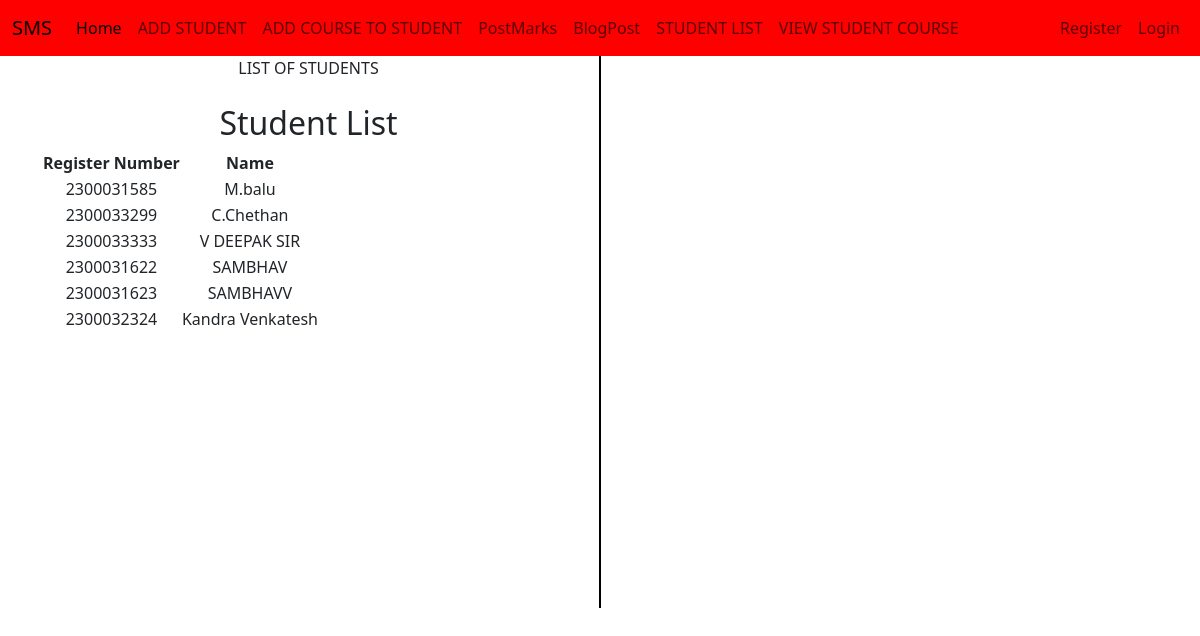
The page /student_list/ on the database its author committed.
### adminapp/models.py (models this page shows, shortened)
class StudentList(models.Model):
    Register_Number = models.CharField(max_length=20, unique=True)
    Name = models.CharField(max_length=100)
    user = models.OneToOneField(User, on_delete=models.CASCADE, null=True)

### adminapp/views.py (the view)
# urls.py: path('student_list/',views.student_list,name='student_list'),
def student_list(request):
        students = StudentList.objects.all()
        return render(request, 'adminapp/student_list.html', {'students': students})

### templates/adminapp/student_list.html (shortened to what this page needs)
{% extends 'Navbar/FacultyNavbar.html' %}
{% load static %}
{% block body %}
<div class="container text-center">
  <div class="row">
    <div class="col">
      LIST OF STUDENTS
        <br><br>
            <h2>Student List</h2>
<table>
    <tr>
        <th>Register Number</th>
        <th>Name</th>
    </tr>
    {% for student in students %}
    <tr>
        <td>{{ student.Register_Number }}</td>
        <td>{{ student.Name }}</td>
    </tr>
    {% endfor %}
</table>
    </div>
      <br><br><br><br><br><br><br><br><br><br><br><br><br><br><br><br>
      <br><br><br><br><br><br><br>
       <div class="col-auto d-flex align-items-center">
      <div style="border-left: 2px solid black; height: 100%;"></div>
    </div>
    <div class="col">
        <br><br>
    </div>
  </div>
</div>
{% endblock %}

### templates/navbar/FacultyNavbar.html (shortened to what this page needs)
<!DOCTYPE html>
<html lang="en">
<head>
    <link href="https://cdn.jsdelivr.net/npm/bootstrap@5.3.3/dist/css/bootstrap.min.css" rel="stylesheet">
</head>
<body>
<nav class="navbar navbar-expand-lg navbar-red">
  <div class="container-fluid">
    <a class="navbar-brand" href="{% url 'projecthomepage' %}">SMS</a>
    <div class="collapse navbar-collapse" id="navbarNavDropdown">
      <ul class="navbar-nav">
        <li class="nav-item">
          <a class="nav-link active" aria-current="page" href="#">Home</a>
        </li>
        <li class="nav-item">
          <a class="nav-link" href="{% url 'add_student' %}">ADD STUDENT</a>
        </li>
                  <li class="nav-item">
          <a class="nav-link" href="{% url 'facultyapp:add_course' %}">ADD COURSE TO STUDENT</a>
        </li>
                    <li class="nav-item">
          <a class="nav-link" href="{% url 'facultyapp:post_marks' %}">PostMarks</a>
        </li>
          <li class="nav-item">
          <a class="nav-link" href="{% url 'facultyapp:add_blog' %}">BlogPost</a>
        </li>
        <li class="nav-item">
          <a class="nav-link" href="{% url 'student_list' %}">STUDENT LIST</a>
                  <li class="nav-item">
          <a class="nav-link" href="{% url 'facultyapp:view_student_list' %}"> VIEW STUDENT COURSE</a>
      </ul>
      <ul  class="navbar-nav ms-auto">
<li>
        {% if user.is_authenticated %}
        <li class="nav-item">
        <span class="nav-link">Welcome, {{ user.username }}</span>
    </li>
          <li class="nav-item">
          <a class="nav-link" href="{% url 'logout' %}">Logout</a>
          </li>
        {% else %}
                <li class="nav-item">
          <a class="nav-link" href="{% url 'UserRegisterPageCall' %}">Register</a>
        </li>
          <li class="nav-item">
          <a class="nav-link" href="{% url 'UserLoginPageCall' %}">Login</a>
        </li>
        {% endif %}
 </li>
      </ul>
    </div>
  </div>
</nav>
{% block body %}
{% endblock %}
</body>
</html>

### templates/navbar/FacultyNavbar.html (style rules this page uses)
.navbar-red { background-color:Red !important; }

### rows shown on the page
StudentList: Register_Number "2300031585", Name "M.balu"
StudentList: Register_Number "2300033299", Name "C.Chethan"
StudentList: Register_Number "2300033333", Name "V DEEPAK SIR"
StudentList: Register_Number "2300031622", Name "SAMBHAV"
StudentList: Register_Number "2300031623", Name "SAMBHAVV"
StudentList: Register_Number "2300032324", Name "Kandra Venkatesh"
